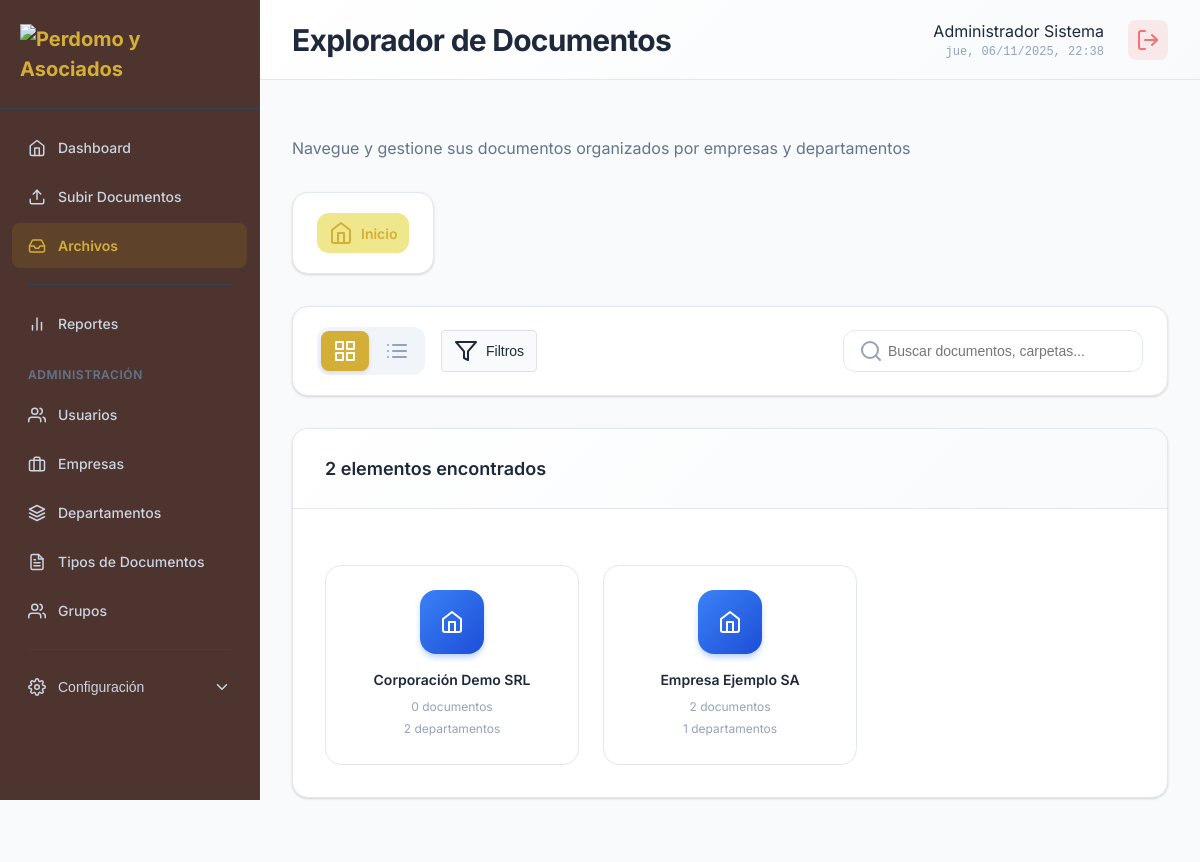
The page /modules/documents/inbox.php (signed in) on the database its author committed.
### tables this page shows
CREATE TABLE `companies` (
  `id` int(11) NOT NULL,
  `name` varchar(255) NOT NULL,
  `description` text DEFAULT NULL,
  `ruc` varchar(20) DEFAULT NULL,
  `address` text DEFAULT NULL,
  `phone` varchar(20) DEFAULT NULL,
  `email` varchar(100) DEFAULT NULL,
  `contact_person` varchar(100) DEFAULT NULL,
  `status` enum('active','inactive') DEFAULT 'active',
  `created_at` timestamp NOT NULL DEFAULT current_timestamp(),
  `updated_at` timestamp NOT NULL DEFAULT current_timestamp() ON UPDATE current_timestamp()
);

### modules/documents/inbox.php (the view, shortened to what the rows shown need)
<?php
require_once '../../config/session.php';
require_once '../../includes/group_permissions.php';
$currentUser = SessionManager::getCurrentUser();
function getUserPermissions($userId)
{
    try {
        $database = new Database();
        $pdo = $database->getConnection();
        $query = "SELECT role FROM users WHERE id = ? AND status = 'active'";
        $stmt = $pdo->prepare($query);
        $stmt->execute([$userId]);
        $user = $stmt->fetch(PDO::FETCH_ASSOC);
        if ($user && ($user['role'] === 'admin' || $user['role'] === 'super_admin')) {
            return [
                'permissions' => [
                    'view' => true,
                    'download' => true,
                    'create' => true,
                    'edit' => true,
                    'delete' => true,
                    'create_folders' => true
                ],
                'restrictions' => [
                    'companies' => [],
                    'departments' => [],
                    'document_types' => []
                ]
            ];
        }
        $groupPermissions = getUserGroupPermissions($userId);
        $permissions = $groupPermissions['permissions'];
        return [
            'permissions' => [
                'view' => $permissions['view_files'] ?? false,
                'download' => $permissions['download_files'] ?? false,
                'create' => $permissions['upload_files'] ?? false,
                'edit' => $permissions['edit_files'] ?? false,
                'delete' => $permissions['delete_files'] ?? false,
                'create_folders' => $permissions['create_folders'] ?? false,
                'move' => true
            ],
            'restrictions' => $groupPermissions['restrictions']
        ];
    } catch (Exception $e) {
        error_log("Error getting user permissions: " . $e->getMessage());
        return [
            'permissions' => [
                'view' => false,
                'download' => false,
                'create' => false,
                'edit' => false,
                'delete' => false,
                'create_folders' => false
            ],
            'restrictions' => [
                'companies' => [],
                'departments' => [],
                'document_types' => []
            ]
        ];
    }
}
try {
    $userPermissions = getUserPermissions($currentUser['id']);
    $canView = $userPermissions['permissions']['view'] ?? false;
    $canCreate = $userPermissions['permissions']['create'] ?? false;
    $canCreateFolders = $userPermissions['permissions']['create_folders'] ?? false;
    if (!$canView) {
        $items = [];
        $breadcrumbs = [['name' => 'Sin acceso', 'path' => '', 'icon' => 'lock']];
        $noAccess = true;
    } else {
        $isAdmin = ($currentUser['role'] === 'admin' || $currentUser['role'] === 'super_admin');
        $groupPermissions = getUserGroupPermissions($currentUser['id']);
        if (!$isAdmin && $groupPermissions['has_groups']) {
            $restrictions = $userPermissions['restrictions'];
            if (empty($restrictions['companies'])) {
                $items = [];
                $breadcrumbs = [['name' => 'Sin empresas configuradas', 'path' => '', 'icon' => 'alert-triangle']];
                $noAccess = true;
            } else {
                $currentPath = isset($_GET['path']) ? trim($_GET['path']) : '';
                $searchTerm = isset($_GET['search']) ? trim($_GET['search']) : '';
                $extensionFilter = $_GET['extension'] ?? '';
                $docTypeFilter = $_GET['doc_type'] ?? '';
                if ($searchTerm || $extensionFilter || $docTypeFilter) {
                    $items = searchItems($currentUser['id'], $currentUser['role'], $searchTerm, $currentPath, $extensionFilter, $docTypeFilter);
                } else {
                    $items = getNavigationItems($currentUser['id'], $currentUser['role'], $currentPath);
                }
                $breadcrumbs = getBreadcrumbs($currentPath, $currentUser['id']);
                $noAccess = false;
            }
        } else {
            $currentPath = isset($_GET['path']) ? trim($_GET['path']) : '';
            $searchTerm = isset($_GET['search']) ? trim($_GET['search']) : '';
            $extensionFilter = $_GET['extension'] ?? '';
            $docTypeFilter = $_GET['doc_type'] ?? '';
            if ($searchTerm || $extensionFilter || $docTypeFilter) {
                $items = searchItems($currentUser['id'], $currentUser['role'], $searchTerm, $currentPath, $extensionFilter, $docTypeFilter);
            } else {
                $items = getNavigationItems($currentUser['id'], $currentUser['role'], $currentPath);
            }
            $noAccess = false;
        }
    }
} catch (Exception $e) {
    error_log("Error in visual explorer: " . $e->getMessage());
    $items = [];
    $breadcrumbs = [['name' => 'Error', 'path' => '', 'icon' => 'alert-circle']];
    $canView = $canDownload = $canCreate = $canEdit = $canDelete = $canCreateFolders = false;
    $noAccess = true;
}
$noAccess = $noAccess ?? false;
$canView = $canView ?? false;
$canCreate = $canCreate ?? false;
$canCreateFolders = $canCreateFolders ?? false;
$searchTerm = $searchTerm ?? '';
$extensionFilter = $extensionFilter ?? '';
$docTypeFilter = $docTypeFilter ?? '';
$items = $items ?? [];
function getNavigationItems($userId, $userRole, $currentPath = '')
{
    $database = new Database();
    $pdo = $database->getConnection();
    $items = [];
    $pathParts = $currentPath ? explode('/', trim($currentPath, '/')) : [];
    $currentLevel = count($pathParts);
    $isAdmin = ($userRole === 'admin' || $userRole === 'super_admin');
    $userPermissions = getUserPermissions($userId);
    $groupPermissions = getUserGroupPermissions($userId);
    if ($currentLevel === 0) {
        $whereConditions = ["c.status = 'active'"];
        $params = [];
        $whereClause = implode(' AND ', $whereConditions);
        $query = "
            SELECT c.id, c.name, c.description,
                   COUNT(DISTINCT d.id) as document_count,
                   COUNT(DISTINCT dept.id) as department_count
            FROM companies c
            LEFT JOIN documents d ON c.id = d.company_id AND d.status = 'active'
            LEFT JOIN departments dept ON c.id = dept.company_id AND dept.status = 'active'
            WHERE $whereClause
            GROUP BY c.id, c.name, c.description
            ORDER BY c.name
        ";
        $stmt = $pdo->prepare($query);
        $stmt->execute($params);
        $companies = $stmt->fetchAll(PDO::FETCH_ASSOC);
        foreach ($companies as $company) {
            $items[] = [
                'type' => 'company',
                'id' => $company['id'],
                'name' => $company['name'],
                'description' => $company['description'],
                'path' => $company['id'],
                'document_count' => $company['document_count'],
                'subfolder_count' => $company['department_count'],
                'icon' => 'home',
                'can_enter' => true,
                'can_create_inside' => true
            ];
        }
    }
    return $items;
}
function getBreadcrumbs($currentPath, $userId)
{
    if (empty($currentPath)) {
        return [['name' => 'Inicio', 'path' => '', 'icon' => 'home', 'drop_target' => true]];
    }
    $breadcrumbs = [['name' => 'Inicio', 'path' => '', 'icon' => 'home', 'drop_target' => true]];
   return $breadcrumbs;
}
?>
<!DOCTYPE html>
<html lang="es">
<head>
   <link rel="stylesheet" href="../../assets/css/main.css">
   <link rel="stylesheet" href="../../assets/css/dashboard.css">
   <link rel="stylesheet" href="../../assets/css/inbox-visual.css">
</head>
<body class="dashboard-layout">
   <?php include '../../includes/sidebar.php'; ?>
   <main class="main-content">
       <header class="content-header">
           <div class="header-left">
               <h1>Explorador de Documentos</h1>
           </div>
       </header>
       <div class="container">
           <?php if (!$noAccess): ?>
               <div class="content-section">
                   <div class="content-card">
                       <div class="content-body">
                           <?php if (count($items) === 0): ?>
                               <div class="empty-state">
                                   <div class="empty-icon">
                                       <i data-feather="<?= ($searchTerm || $extensionFilter || $docTypeFilter) ? 'search' : 'folder' ?>"></i>
                                   </div>
                                   <h3><?= ($searchTerm || $extensionFilter || $docTypeFilter) ? 'Sin resultados' : 'Carpeta vacía' ?></h3>
                                   <p>
                                       <?php if ($searchTerm || $extensionFilter || $docTypeFilter): ?>
                                           No se encontraron elementos que coincidan con los filtros aplicados. Intente con otros términos o filtros.
                                       <?php else: ?>
                                           No hay elementos para mostrar en esta ubicación.
                                           <?php if ($canCreate || $canCreateFolders): ?>
                                               Puede crear una nueva carpeta o subir archivos para comenzar.
                                           <?php else: ?>
                                               No tiene permisos para crear contenido.
                                           <?php endif; ?>
                                       <?php endif; ?>
                                   </p>
                                   <?php if (($canCreate || $canCreateFolders) && !($searchTerm || $extensionFilter || $docTypeFilter)): ?>
                                       <div class="empty-actions">
                                           <?php if ($canCreateFolders && count($pathParts) === 2 && is_numeric($pathParts[0]) && is_numeric($pathParts[1])): ?>
                                               <button class="btn-create" onclick="createDocumentFolder()" type="button">
                                                   <i data-feather="folder-plus"></i>
                                                   <span>Crear Carpeta</span>
                                               </button>
                                           <?php endif; ?>
                                           <?php if ($canCreate && count($pathParts) >= 2): ?>
                                               <a href="<?= !empty($currentPath) ? 'upload.php?path=' . urlencode($currentPath) : 'upload.php' ?>" class="btn-secondary">
                                                   <i data-feather="upload"></i>
                                                   <span>Subir Archivo</span>
                                               </a>
                                           <?php endif; ?>
                                       </div>
                                   <?php endif; ?>
                               </div>
                           <?php else: ?>
                               <div class="items-grid" id="gridView">
                                   <?php foreach ($items as $item): ?>
                                       <div class="explorer-item <?= isset($item['draggable']) ? 'draggable-item' : '' ?>
                                       <?= isset($item['draggable_target']) ? 'drop-target' : '' ?>"
                                           onclick="<?= $item['can_enter'] ?? false ? "navigateTo('{$item['path']}')" : ($item['type'] === 'document' && $canView ? "viewDocument('{$item['id']}')" : 'console.log(\'Item no navegable\')') ?>"
                                           style="<?= $item['type'] === 'document' && $canView ? 'cursor: pointer;' : '' ?>"
                                           <?= isset($item['draggable']) ? 'draggable="true"' : '' ?>
                                           data-item-type="<?= $item['type'] ?>"
                                           data-item-id="<?= $item['id'] ?>"
                                           data-folder-id="<?= $item['type'] === 'document_folder' ? $item['id'] : '' ?>">
                                           <div class="item-icon <?= $item['type'] === 'company' ? 'company' : ($item['type'] === 'department' ? 'folder' : ($item['type'] === 'document_folder' ? 'document-folder' : getFileTypeClass($item['original_name'] ?? ''))) ?>"
                                               <?= isset($item['folder_color']) ? 'style="background: linear-gradient(135deg, ' . $item['folder_color'] . ', ' . adjustBrightness($item['folder_color'], -20) . ');"' : '' ?>>
                                               <?php if ($item['type'] === 'document' && isset($item['mime_type']) && strpos($item['mime_type'], 'image/') === 0): ?>
                                                   <img src="../../<?= htmlspecialchars($item['file_path']) ?>" alt="Preview" class="item-preview">
                                               <?php else: ?>
                                                   <i data-feather="<?= $item['icon'] ?>"></i>
                                               <?php endif; ?>
                                           </div>
                                           <div class="item-details">
                                               <div class="item-name" title="<?= htmlspecialchars($item['name']) ?>">
                                                   <?= htmlspecialchars($item['name']) ?>
                                               </div>
                                               <div class="item-info">
                                                   <?php if ($item['type'] === 'document'): ?>
                                                       <span class="item-size"><?= formatBytes($item['file_size']) ?></span>
                                                       <span class="item-date"><?= formatDate($item['created_at']) ?></span>
                                                   <?php elseif ($item['type'] === 'company'): ?>
                                                       <span class="item-count"><?= $item['document_count'] ?> documentos</span>
                                                       <span class="item-count"><?= $item['subfolder_count'] ?> departamentos</span>
                                                   <?php elseif ($item['type'] === 'department'): ?>
                                                       <span class="item-count"><?= $item['document_count'] ?> documentos</span>
                                                       <span class="item-count"><?= $item['subfolder_count'] ?> carpetas</span>
                                                   <?php elseif ($item['type'] === 'document_folder'): ?>
                                                       <span class="item-count"><?= $item['document_count'] ?> documentos</span>
                                                       <span class="item-folder-type">Carpeta de documentos</span>
                                                   <?php endif; ?>
                                               </div>
                                           </div>
                                       </div>
                                   <?php endforeach; ?>
                               </div>
                           <?php endif; ?>
                       </div>
                   </div>
               </div>
           <?php endif; ?>
       </div>
   </main>
</body>
</html>

### rows shown on the page
companies: name "Corporación Demo SRL", document_count "0", subfolder_count "2"
companies: name "Empresa Ejemplo SA", document_count "2", subfolder_count "1"

### other values the page prints
$currentUser['first_name'] . ' ' . $currentUser['last_name'] "Administrador Sistema"
$crumb['name'] "Inicio"
count($items) "2"
